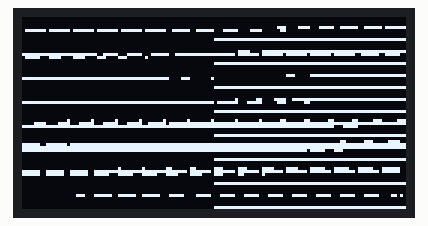
Simulated run of this sketch. Board: ESP32-C6. Shown: 128×64 one-colour display. What the sketch prints to the serial monitor is not drawn.

Above: at 0.1 s.

The sketch:

OLED_SH1106_Bild.ino
```cpp
// https://javl.github.io/image2cpp/
// geht noch nicht gescheit


#include <Wire.h>
#include <Adafruit_GFX.h>
#include <Adafruit_SH110X.h>

// I2C Pins für ESP32-C6
#define I2C_SDA 5
#define I2C_SCL 6
#define i2c_Address 0x3c //initialize with the I2C addr 0x3C Typically eBay OLED's

// Display-Definition (128x64 oder 128x32, je nach Modell)
#define SCREEN_WIDTH 128
#define SCREEN_HEIGHT 64
Adafruit_SH1106G display(SCREEN_WIDTH, SCREEN_HEIGHT, &Wire, -1);  // -1 = kein Reset-Pin


// 'oled ente', 128x64px
const unsigned char ente [] PROGMEM = {
	0x00, 0x00, 0x00, 0x00, 0x00, 0x00, 0x00, 0x00, 0x00, 0x00, 0x00, 0x00, 0x00, 0x00, 0x00, 0x00,
	0x00, 0x00, 0x00, 0x00, 0x00, 0x00, 0x00, 0x00, 0x00, 0x00, 0x00, 0x00, 0x00, 0x00, 0x00, 0x00,
	0x00, 0x00, 0x00, 0x00, 0x00, 0x00, 0x00, 0x00, 0x00, 0x00, 0x00, 0x00, 0x00, 0x00, 0x00, 0x00,
	0x00, 0x00, 0x00, 0x00, 0x00, 0x00, 0x00, 0x00, 0x00, 0x00, 0x07, 0x0f, 0x1f, 0x3f, 0x3f, 0x7f,
	0x7f, 0x7f, 0x7f, 0x7f, 0x7f, 0x7f, 0x3f, 0x3f, 0x1f, 0x0f, 0x03, 0x00, 0x00, 0x00, 0x00, 0x00,
	0x00, 0x00, 0x00, 0x00, 0x00, 0x00, 0x00, 0x00, 0x00, 0x00, 0x00, 0x00, 0x00, 0x00, 0x00, 0x00,
	0x00, 0x00, 0x00, 0x00, 0x00, 0x00, 0x00, 0x00, 0x00, 0x00, 0x00, 0x00, 0x00, 0x00, 0x00, 0x00,
	0x00, 0x00, 0x00, 0x00, 0x00, 0x00, 0x00, 0x00, 0xff, 0xff, 0xff, 0xff, 0xff, 0xff, 0xff, 0xff,
	0x00, 0x00, 0x00, 0x00, 0x00, 0x00, 0x00, 0x00, 0x00, 0x00, 0x00, 0x00, 0x00, 0x00, 0x00, 0x00,
	0x00, 0x00, 0x00, 0x00, 0x00, 0x00, 0x00, 0x00, 0x00, 0x00, 0x00, 0x00, 0x00, 0x00, 0x00, 0x00,
	0x00, 0x00, 0x00, 0x00, 0x00, 0x00, 0x00, 0x00, 0x00, 0x00, 0x00, 0x00, 0x00, 0x00, 0x00, 0x00,
	0x00, 0x00, 0x00, 0x00, 0x00, 0x00, 0x00, 0x00, 0x00, 0xf0, 0xff, 0xff, 0xff, 0xff, 0xff, 0xff,
	0xff, 0xff, 0xff, 0x9f, 0x1f, 0x1f, 0x9f, 0xff, 0xfe, 0xfe, 0xfe, 0xfe, 0xfe, 0xfe, 0x7e, 0x7c,
	0x7c, 0x78, 0x78, 0x70, 0xe0, 0x40, 0x00, 0x00, 0x00, 0x00, 0x00, 0x00, 0x00, 0x00, 0x00, 0x00,
	0x00, 0x00, 0x00, 0x00, 0x00, 0x00, 0x00, 0x00, 0x00, 0x00, 0x00, 0x00, 0x00, 0x00, 0x00, 0x00,
	0x00, 0x00, 0x00, 0x00, 0x00, 0x00, 0x00, 0x00, 0xff, 0xff, 0xff, 0xff, 0xff, 0xff, 0xff, 0xff,
	0x00, 0x00, 0x00, 0x00, 0x00, 0x00, 0x00, 0x00, 0x00, 0x00, 0x00, 0x00, 0x00, 0x00, 0x00, 0x00,
	0x00, 0x00, 0x00, 0x00, 0x00, 0x00, 0x00, 0x00, 0x00, 0x00, 0x00, 0x00, 0x00, 0x00, 0x00, 0x00,
	0x00, 0x00, 0x00, 0x00, 0x00, 0x00, 0x00, 0x00, 0x00, 0x00, 0x00, 0x00, 0x00, 0x00, 0x00, 0x00,
	0x00, 0x00, 0x00, 0x00, 0x00, 0x00, 0x00, 0x00, 0x00, 0x00, 0x00, 0xe0, 0xff, 0xff, 0xff, 0xff,
	0xff, 0xff, 0xff, 0xff, 0xff, 0xff, 0x87, 0x01, 0x00, 0x00, 0x00, 0x00, 0x00, 0x00, 0x00, 0x00,
	0x00, 0x00, 0x00, 0x00, 0x00, 0x00, 0x00, 0x00, 0x00, 0x00, 0x00, 0x00, 0x00, 0x00, 0x00, 0x00,
	0x00, 0x00, 0x00, 0x00, 0x00, 0x00, 0x00, 0x00, 0x00, 0x00, 0x00, 0x00, 0x00, 0x00, 0x00, 0x00,
	0x00, 0x00, 0x00, 0x00, 0x00, 0x00, 0x00, 0x00, 0xff, 0xff, 0xff, 0xff, 0xff, 0xff, 0xff, 0xff,
	0x00, 0x00, 0x00, 0x00, 0x00, 0x00, 0x00, 0x00, 0x00, 0x00, 0x00, 0x00, 0x00, 0x00, 0x00, 0x00,
	0x00, 0x00, 0x00, 0x00, 0x00, 0x00, 0x00, 0x00, 0x00, 0x00, 0x00, 0x00, 0x00, 0x00, 0x00, 0x00,
	0x00, 0x00, 0x00, 0x00, 0x00, 0x00, 0x00, 0x00, 0x00, 0x00, 0x00, 0x00, 0x00, 0x00, 0x00, 0x00,
	0x00, 0x00, 0x00, 0x00, 0x00, 0x00, 0x00, 0x00, 0x01, 0x03, 0x0f, 0x3f, 0xff, 0xff, 0xff, 0xff,
	0xff, 0xff, 0xff, 0xff, 0xff, 0xff, 0xff, 0xff, 0x7f, 0x1f, 0x07, 0x03, 0x00, 0x00, 0x00, 0x00,
	0x00, 0x00, 0x00, 0x00, 0x00, 0x00, 0x00, 0x00, 0x00, 0x00, 0x00, 0x00, 0x00, 0x00, 0x00, 0x00,
	0x00, 0x00, 0x00, 0x00, 0x00, 0x00, 0x00, 0x00, 0x00, 0x00, 0x00, 0x00, 0x00, 0x00, 0x00, 0x00,
	0x00, 0x00, 0x00, 0x00, 0x00, 0x00, 0x00, 0x00, 0xff, 0xff, 0xff, 0xff, 0xff, 0xff, 0xff, 0xff,
	0x00, 0x00, 0x00, 0x00, 0x00, 0x00, 0x00, 0x00, 0x00, 0x00, 0x00, 0x00, 0x00, 0x00, 0x00, 0x00,
	0x00, 0x00, 0x00, 0x00, 0x00, 0x00, 0x00, 0x00, 0x00, 0x00, 0x00, 0x00, 0x00, 0x00, 0x00, 0x00,
	0x00, 0x01, 0x01, 0x01, 0x01, 0x01, 0x01, 0x01, 0x01, 0x01, 0x03, 0x03, 0x03, 0x03, 0x07, 0x07,
	0x0f, 0x0f, 0x1f, 0x1f, 0x1f, 0x3f, 0x7f, 0xff, 0xff, 0xff, 0xff, 0xff, 0xff, 0xff, 0xff, 0xff,
	0xff, 0xff, 0xff, 0xff, 0xff, 0xff, 0xff, 0xff, 0xff, 0xff, 0xff, 0xff, 0xff, 0x1f, 0x00, 0x00,
	0x00, 0x00, 0x00, 0x00, 0x00, 0x00, 0x00, 0x00, 0x00, 0x00, 0x00, 0x00, 0x00, 0x00, 0x00, 0x00,
	0x00, 0x00, 0x00, 0x00, 0x00, 0x00, 0x00, 0x00, 0x00, 0x00, 0x00, 0x00, 0x00, 0x00, 0x00, 0x00,
	0x00, 0x00, 0x00, 0x00, 0x00, 0x00, 0x00, 0x00, 0xff, 0xff, 0xff, 0xff, 0xff, 0xff, 0xff, 0xff,
	0x00, 0x00, 0x00, 0x00, 0x00, 0x00, 0x00, 0x00, 0x00, 0x00, 0x00, 0x00, 0x00, 0x00, 0x00, 0x00,
	0x00, 0x00, 0x00, 0x00, 0x00, 0x00, 0x00, 0x00, 0x00, 0x00, 0x00, 0x00, 0x00, 0x30, 0x38, 0x3c,
	0xfc, 0xfe, 0xff, 0xff, 0xff, 0xff, 0xff, 0xff, 0xff, 0xff, 0xff, 0xff, 0xff, 0xff, 0xff, 0xff,
	0xff, 0xff, 0xff, 0xff, 0xff, 0xff, 0xff, 0xff, 0xff, 0xff, 0xff, 0xff, 0xff, 0xff, 0xff, 0xff,
	0xff, 0xff, 0xff, 0xff, 0xff, 0xff, 0xff, 0xff, 0xff, 0xff, 0xff, 0xfe, 0xf8, 0xe0, 0x00, 0x00,
	0x00, 0x00, 0x00, 0x00, 0x00, 0x00, 0x00, 0x00, 0x00, 0x00, 0x00, 0x00, 0x00, 0x00, 0x00, 0x00,
	0x00, 0x00, 0x00, 0x00, 0x00, 0x00, 0x00, 0x00, 0x00, 0x00, 0x00, 0x00, 0x00, 0x00, 0x00, 0x00,
	0x00, 0x00, 0x00, 0x00, 0x00, 0x00, 0x00, 0x00, 0xff, 0xff, 0xff, 0xff, 0xff, 0xff, 0xff, 0xff,
	0x00, 0x00, 0x00, 0x00, 0x00, 0x00, 0x00, 0x00, 0x00, 0x00, 0x00, 0x00, 0x00, 0x00, 0x00, 0x00,
	0x00, 0x00, 0x00, 0x00, 0x00, 0x00, 0x00, 0x00, 0x00, 0x00, 0x00, 0x00, 0x00, 0x00, 0x00, 0x00,
	0x00, 0x00, 0x00, 0x00, 0x80, 0x80, 0xc0, 0xc0, 0xe0, 0xe0, 0xf0, 0xf0, 0xf8, 0xf8, 0xf8, 0xfc,
	0xfc, 0xfc, 0xfc, 0xff, 0xff, 0xff, 0xfe, 0xfe, 0xfe, 0xfe, 0xfe, 0xfe, 0xfe, 0xfe, 0xfe, 0xfc,
	0xfc, 0xfc, 0xfc, 0xf8, 0xf8, 0xf8, 0xf0, 0xf0, 0xe0, 0xc0, 0x80, 0x00, 0x00, 0x00, 0x00, 0x00,
	0x00, 0x00, 0x00, 0x00, 0x00, 0x00, 0x00, 0x00, 0x00, 0x00, 0x00, 0x00, 0x00, 0x00, 0x00, 0x00,
	0x00, 0x00, 0x00, 0x00, 0x00, 0x00, 0x00, 0x00, 0x00, 0x00, 0x00, 0x00, 0x00, 0x00, 0x00, 0x00,
	0x00, 0x00, 0x00, 0x00, 0x00, 0x00, 0x00, 0x00, 0xff, 0xff, 0xff, 0xff, 0xff, 0xff, 0xff, 0xff,
	0x00, 0x00, 0x00, 0x00, 0x00, 0x00, 0x00, 0x00, 0x00, 0x00, 0x00, 0x00, 0x00, 0x00, 0x00, 0x00,
	0x00, 0x00, 0x00, 0x00, 0x00, 0x00, 0x00, 0x00, 0x00, 0x00, 0x00, 0x00, 0x00, 0x00, 0x00, 0x00,
	0x00, 0x00, 0x00, 0x00, 0x00, 0x00, 0x00, 0x00, 0x00, 0x00, 0x00, 0x00, 0x00, 0x00, 0x00, 0x00,
	0x00, 0x00, 0x38, 0xfc, 0xfc, 0xfc, 0x7c, 0x3e, 0x3e, 0x3e, 0x3e, 0x3e, 0x3e, 0x3e, 0x3e, 0x1a,
	0x00, 0x00, 0x00, 0x00, 0x00, 0x00, 0x00, 0x00, 0x00, 0x00, 0x00, 0x00, 0x00, 0x00, 0x00, 0x00,
	0x00, 0x00, 0x00, 0x00, 0x00, 0x00, 0x00, 0x00, 0x00, 0x00, 0x00, 0x00, 0x00, 0x00, 0x00, 0x00,
	0x00, 0x00, 0x00, 0x00, 0x00, 0x00, 0x00, 0x00, 0x00, 0x00, 0x00, 0x00, 0x00, 0x00, 0x00, 0x00,
	0x00, 0x00, 0x00, 0x00, 0x00, 0x00, 0x00, 0x00, 0xff, 0xff, 0xff, 0xff, 0xff, 0xff, 0xff, 0xff
};


void setup() {
    Serial.begin(115200);

    // I2C mit eigenen Pins initialisieren
    Wire.begin(I2C_SDA, I2C_SCL);

    // Display initialisieren
    if (!display.begin(i2c_Address, true)) {  // 0x3C ist die Standardadresse für SH1106
        Serial.println("SH1106 nicht gefunden!");
    }

    Serial.println("Display erfolgreich initialisiert!");

    display.clearDisplay();
    display.drawBitmap(0, 0, ente, 128, 64, SH110X_WHITE);
    display.display();
}

void loop() {

}
```
